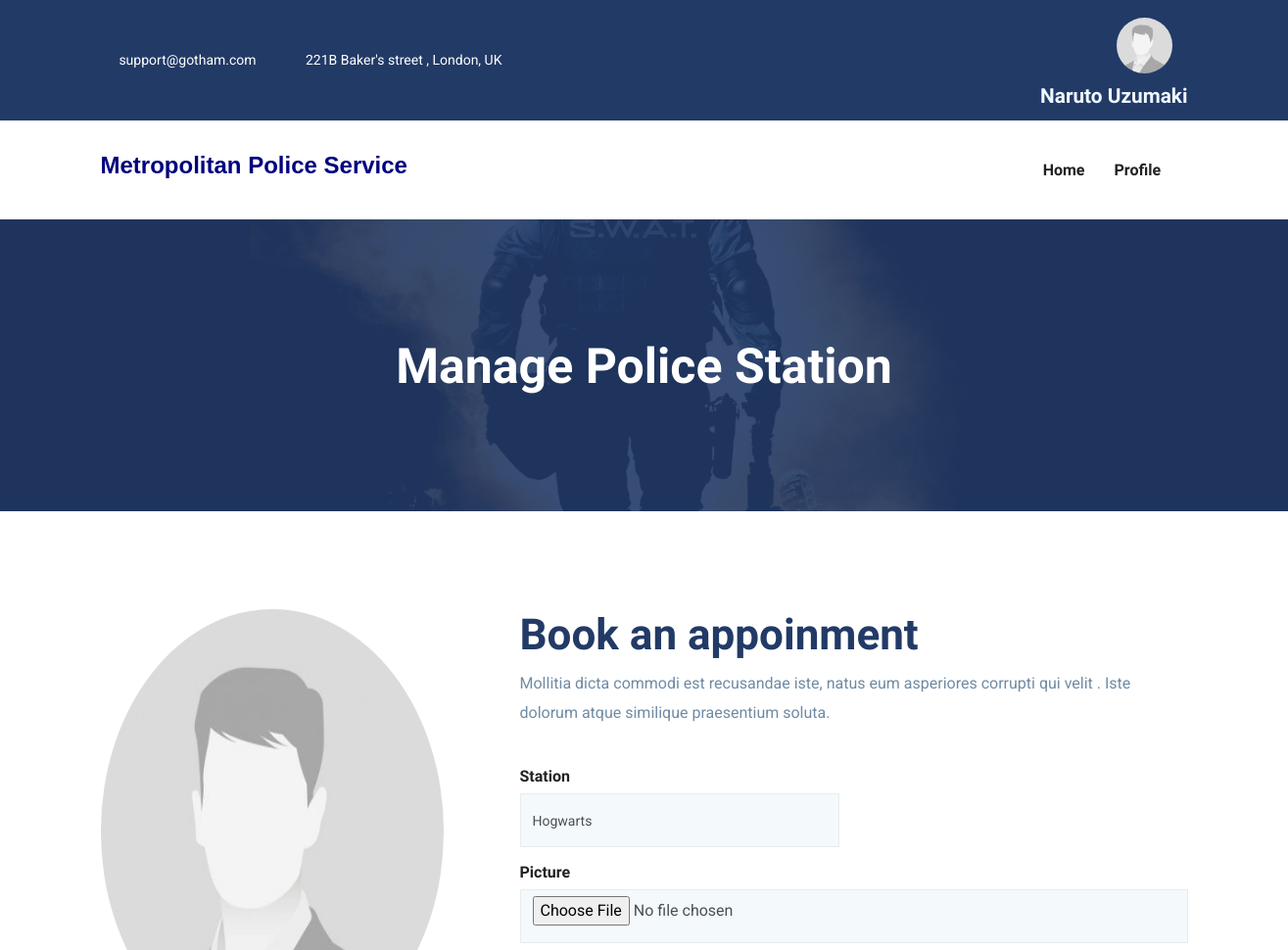
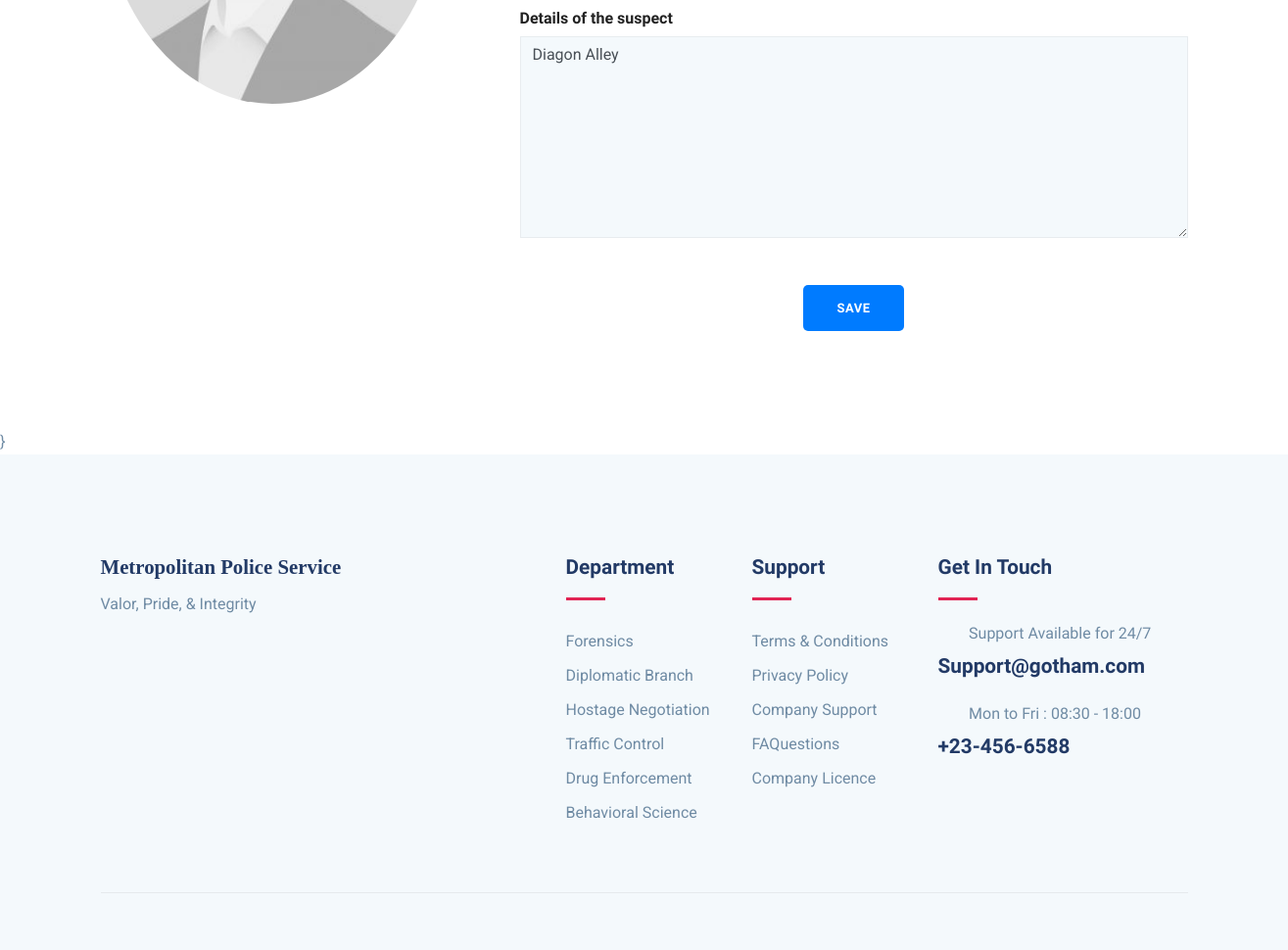
Screenshot of /Com/com-view-station/1 (signed in) with the database file from the repository (2 pictures, top to bottom).
### Commissioner/models.py (models this page shows, shortened)
class Com(models.Model):
    fname = models.CharField(max_length=50)
    lname = models.CharField(max_length=50)
    user_id = models.CharField(max_length=20, unique=True)
    password = models.CharField(max_length=10)
    email = models.EmailField(unique=True)
    pic = models.FileField(upload_to = 'Profile', default='default.jpg')

### myapp/models.py (models this page shows, shortened)
class Station(models.Model):
    station = models.CharField(max_length=50)
    img = models.FileField(upload_to='Station', default='police station.jpg')
    address= models.TextField(null=True, blank=True)

### Commissioner/views.py (the view)
# urls.py: path('com-view-station/<int:pk>',views.com_view_station,name='com-view-station'),
def com_view_station(request,pk):
    com = Com.objects.get(email=request.session['email'])
    stations= Station.objects.get(id=pk)
    if request.method == 'POST':
        stations.station = request.POST['station']
        stations.address = request.POST['address']
        if 'img' in request.FILES:
            stations.img = request.FILES['img']
        stations.save()
        msg='Data Updated'
        return render(request, 'com-view-station.html',{'com':com,'stations':stations,'msg':msg})
    else:
        return render(request, 'com-view-station.html',{'com':com,'stations':stations})

### Commissioner/templates/com-view-station.html (shortened to what this page needs)
{% extends 'com-header.html' %}
{% block content %}
{% load static %}
<section class="page-title back-9550">
	<div class="container">
	  <div class="row">
		<div class="col-md-12">
		  <div class="block text-center">
			<h1 class="text-capitalize mb-5 text-lg">Manage Police Station</h1>
		  </div>
		</div>
	  </div>
	</div>
  </section>
<section class="section doctor-single">
	<div class="container">
		<div class="row">
			<div class="col-lg-4 col-md-6">
				<div class="doctor-img-block">
					<img src="{{stations.img.url}}" alt="image placeholder" class="img-fluid w-100" style="border-radius:50%; width:5cm; height:12cm;">
				</div>
			</div>
			<div class="col-lg-8">
                <div class="appoinment-wrap mt-5 mt-lg-0 pl-lg-5">
                 <h2 class="mb-2 title-color">Book an appoinment</h2>
                 <p class="mb-4">Mollitia dicta commodi est recusandae iste, natus eum asperiores corrupti qui velit . Iste dolorum atque similique praesentium soluta.</p>
                    <form id="#" class="appoinment-form" method="POST" action="{% url 'com-view-station' stations.id %}" enctype="multipart/form-data">
                        <div class="row">
                            <div class="col-lg-6">
                                <div class="form-group">
                                    <h6>Station</h6>
                                    <input name="station" type="text" class="form-control" value = '{{stations.station}}'>
                                </div>
                            </div>
                        </div>
                        <div class="form-group">
                            <h6>Picture</h6>
                            <input type="file" name="img" class="form-control">
                        </div>
                        <div>
                            <div class="form-group-2 mb-4">
                                <h6>Details of the suspect</h6>
                                <textarea name="address" class="form-control" rows="8"  >{{stations.address}}</textarea>
                            </div>
                        </div>
                        <div class="text-center">
                            <button type="submit" href="#" class="btn btn-primary mt-4">Save</button>
                        </div>
                     </form>
                 </div>
		</div>
	</div>
</section>
{% endblock %}

### Commissioner/templates/com-header.html (shortened to what this page needs)
{% load static %}
<!DOCTYPE html>
<html lang="zxx">
<head>
  <link rel="stylesheet" href="{% static 'plugins/bootstrap/css/bootstrap.min.css' %}">
  <link rel="stylesheet" href="{% static 'plugins/icofont/icofont.min.css' %}">
  <link rel="stylesheet" href="{% static 'plugins/slick-carousel/slick/slick.css' %}">
  <link rel="stylesheet" href="{% static 'plugins/slick-carousel/slick/slick-theme.css' %}">
  <link rel="stylesheet" href="{% static 'css/style.css' %}">
</head>
<body id="top">
<header>
	<div class="header-top-bar">
		<div class="container">
			<div class="row align-items-center">
				<div class="col-lg-6">
					<ul class="top-bar-info list-inline-item pl-0 mb-0">
						<li class="list-inline-item"><a href="mailto:support@gmail.com"><i class="icofont-support-faq mr-2"></i>support@gotham.com</a></li>
						<li class="list-inline-item"><i class="icofont-location-pin mr-2"></i>221B Baker's street , London, UK </li>
					</ul>
				</div>
				<div class="col-lg-6">
					<div class="text-lg-right top-right-bar mt-2 mt-lg-0">
						<a class="nav-link active" href="">
							{% if adm.pic.url %}
							<img src="{{com.pic.url}}" alt = "image placeholder" style = "border-radius: 3cm; height : 1.5cm ; width : 1.5cm;">
							{% else %}
							<img src="{% static 'default.jpg' %}" alt = "image placeholder" style = "border-radius: 3cm; height : 1.5cm ; width : 1.5cm;">
							{% endif %}
						</a>
						<span class="h4" style = "color:aliceblue">{{com.fname}} {{com.lname}}</span>
					</div>
				</div>
			</div>
		</div>
	</div>
	<nav class="navbar navbar-expand-lg navigation" id="navbar">
		<div class="container">
				<h3 style = "font-family: sans-serif; color : navy">Metropolitan Police Service</h3>
		  <div class="collapse navbar-collapse" id="navbarmain">
			<ul class="navbar-nav ml-auto">
			  <li class="nav-item active">
				<a class="nav-link active" href="{% url 'com-index' %}">
					<span class="nav-link-text">Home</span>
				  </a>
			  </li>
              <li class="nav-item dropdown">
				<a class="nav-link dropdown-toggle" href="#" id="dropdown03" data-toggle="dropdown" aria-haspopup="true" aria-expanded="false">Profile<i class="icofont-thin-down"></i></a>
			  </li>
			</ul>
		  </div>
		</div>
	</nav>
</header>
{% block content %}
{% endblock %}}
<footer class="footer section gray-bg">
	<div class="container">
		<div class="row">
			<div class="col-lg-4 mr-auto col-sm-6">
				<div class="widget mb-5 mb-lg-0">
					<h4 style = " font-family:fantasy ;">Metropolitan Police Service</h4>
					<p>Valor, Pride, & Integrity</p>
					<ul class="list-inline footer-socials mt-4">
						<li class="list-inline-item"><i class="icofont-facebook"></i></li>
						<li class="list-inline-item"><i class="icofont-twitter"></i></li>
						<li class="list-inline-item"><i class="icofont-linkedin"></i></li>
					</ul>
				</div>
			</div>
			<div class="col-lg-2 col-md-6 col-sm-6">
				<div class="widget mb-5 mb-lg-0">
					<h4 class="text-capitalize mb-3">Department</h4>
					<div class="divider mb-4"></div>
					<ul class="list-unstyled footer-menu lh-35">
						<li>Forensics</li>
						<li>Diplomatic Branch</li>
						<li>Hostage Negotiation</li>
						<li>Traffic Control</li>
						<li>Drug Enforcement</li>
						<li>Behavioral Science</li>
					</ul>
				</div>
			</div>
			<div class="col-lg-2 col-md-6 col-sm-6">
				<div class="widget mb-5 mb-lg-0">
					<h4 class="text-capitalize mb-3">Support</h4>
					<div class="divider mb-4"></div>
					<ul class="list-unstyled footer-menu lh-35">
						<li><a href="#">Terms & Conditions</a></li>
						<li><a href="#">Privacy Policy</a></li>
						<li><a href="#">Company Support </a></li>
						<li><a href="#">FAQuestions</a></li>
						<li><a href="#">Company Licence</a></li>
					</ul>
				</div>
			</div>
			<div class="col-lg-3 col-md-6 col-sm-6">
				<div class="widget widget-contact mb-5 mb-lg-0">
					<h4 class="text-capitalize mb-3">Get in Touch</h4>
					<div class="divider mb-4"></div>
					<div class="footer-contact-block mb-4">
						<div class="icon d-flex align-items-center">
							<i class="icofont-email mr-3"></i>
							<span class="h6 mb-0">Support Available for 24/7</span>
						</div>
						<h4 class="mt-2">Support@gotham.com</a></h4>
					</div>
					<div class="footer-contact-block">
						<div class="icon d-flex align-items-center">
							<i class="icofont-support mr-3"></i>
							<span class="h6 mb-0">Mon to Fri : 08:30 - 18:00</span>
						</div>
						<h4 class="mt-2">+23-456-6588</h4>
					</div>
				</div>
			</div>
		</div>
		<div class="footer-btm py-4 mt-5">
		</div>
	</div>
</footer>
  </html>

### myapp/static/css/style.css (style rules this page uses)
html { overflow-x: hidden; }
body { line-height: 1.6; font-family: "Roboto", sans-serif; -webkit-font-smoothing: antialiased; font-size: 16px; color: #6F8BA4; font-weight: 400; }
h1, .h1, h2, .h2, h3, .h3, h4, .h4, h5, .h5, h6, .h6 { font-family: "Exo", sans-serif; font-weight: 700; color: #222; }
h1, .h1 { font-size: 2.5rem; }
h2, .h2 { font-size: 44px; }
h3, .h3 { font-size: 1.5rem; }
h4, .h4 { font-size: 1.3rem; line-height: 30px; }
h6, .h6 { font-size: 1rem; }
p { line-height: 30px; }
input[type="email"], input[type="password"], input[type="text"], input[type="tel"] { box-shadow: none; height: 45px; outline: none; font-size: 14px; }
.form-control { box-shadow: none; border-radius: 0; }
.btn { display: inline-block; font-size: 14px; font-size: 0.8125rem; font-weight: 700; letter-spacing: .5px; padding: .75rem 2rem; font-family: "Exo", sans-serif; text-transform: uppercase; border-radius: 5px; border: 2px solid transparent; transition: all .35s ease; }
.section { padding: 100px 0; }
.text-lg { font-size: 3.75rem; }
a { color: #222; text-decoration: none; transition: all .35s ease; }
.page-title { padding: 120px 0px 70px 0px; position: relative; }
.page-title .block h1 { color: #fff; }
.title-color { color: #223a66; }
.text-lg { font-size: 50px; }
.gray-bg { background: #f4f9fc; }
#navbarmain { padding: 20px 0px; }
#navbarmain .nav-link { font-weight: 600; padding: 10px 15px; color: #222; font-family: "Exo", sans-serif; text-transform: capitalize; font-size: 16px; transition: all .25s ease; }
.dropdown-toggle::after { display: none; }
.header-top-bar { background: #223a66; font-size: 14px; padding: 10px 0px; box-shadow: 0 1px 2px rgba(0, 0, 0, 0.05); color: #fff; }
.top-bar-info li a { color: #fff; margin-right: 20px; }
.back-9550 { background: url("../images/bg/swat.jpg") no-repeat 50% 50%; background-size: cover; position: relative; }
.divider { width: 40px; height: 5px; background: #e12454; }
.appoinment-form { margin-top: 40px; }
.appoinment-form .form-control { background: #f4f9fc; height: 55px; border-color: rgba(0, 0, 0, 0.05); }
.appoinment-form textarea.form-control { height: auto; }
.lh-35 { line-height: 35px; }
.footer { padding-bottom: 10px; }
.widget .divider { height: 3px; }
.widget h4 { color: #223a66; }
.widget .footer-menu a { color: #6F8BA4; }
.footer-contact-block span { font-weight: 400; color: #6F8BA4; }
.footer-contact-block i { font-size: 20px; }
.footer-btm { border-top: 1px solid rgba(0, 0, 0, 0.06); }

### rows the page displays
Com: fname "Naruto", lname "Uzumaki"
Station: img (placeholder picture), station "Hogwarts", address "Diagon Alley"
